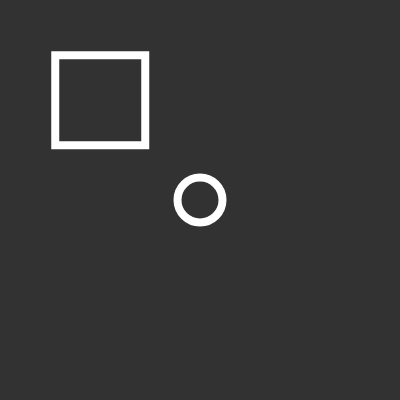
Frame 1 (no input)
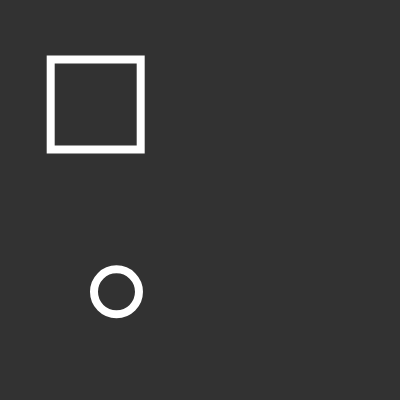
Frame 60 (no input)
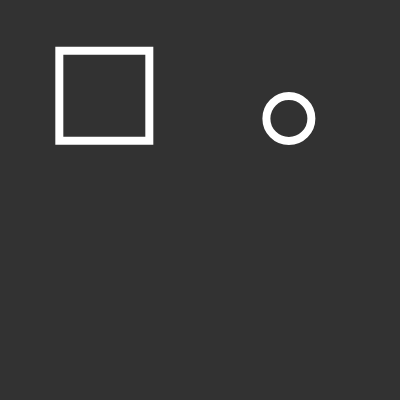
Frame 120 (the mouse pressed at the canvas centre since frame 60)

The p5.js sketch that drew these frames (run headless with seeded random() and noise() and a simulated clock; from frame 60 on, the mouse is pressed at the canvas centre):

// p5.js sketch
// ── sketch.js
let timer = 1000;
let nextChange = timer; //syncs the timer and change rate
let xpos = 0;
let ypos = 0;

function setup() { 
  createCanvas(400, 400);
} 

function draw() { 
  background(50);
  noFill();
  stroke(255);
  strokeWeight(8);
  ellipse(
    200+sin(xpos)*100,
    200+sin(ypos)*100,
    45, 45);
  xpos += 0.05;
  ypos += 0.04;
  rect(
    55+sin(xpos)*5,
    55+sin(ypos)*5,
    90, 90);
  xpos += 0.02;
  ypos += 0.10;
  if (millis() > nextChange) {
    r = random(0, 255);
    g = random(0, 255);
    b = random(0, 255);
    background(r, g, b);
    nextChange = millis() + timer;
    console.log(`time elapsed: ${round(millis() / 1000)}`);
  }
  // Canvas frame
  function setup() {
    var canvas = createCanvas(400, 400);
   
    // Move the canvas so it’s inside our <div id="sketch-frame">.
    canvas.parent('sketch-frame');
  
    background(255, 255, 255);
  }
}
